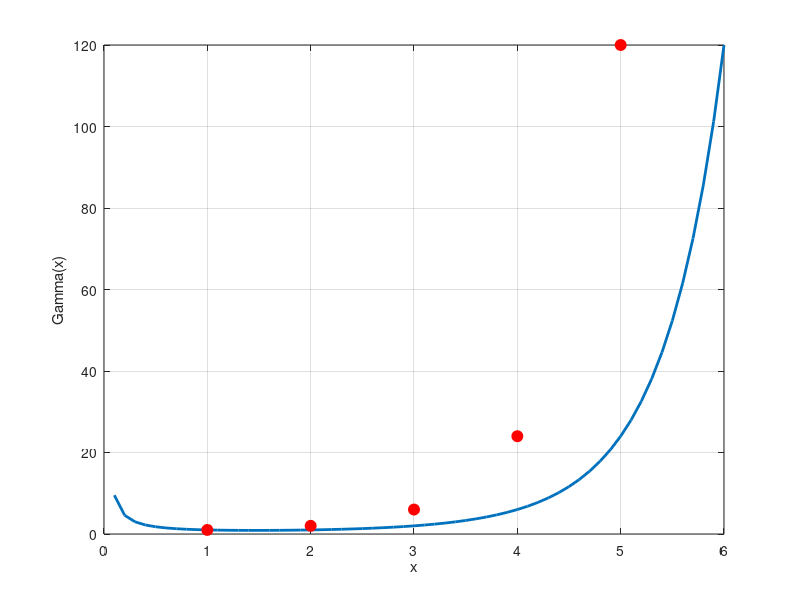

MATLAB code for this plot:
x = 0.1:0.1:6;

y_gamma = gamma(x);

figure;
plot(x, y_gamma, 'LineWidth', 2, 'DisplayName', 'Fungsi Gamma');

xlabel('x');
ylabel('Gamma(x)');
hold on;

faktorial_x = 1:5;
faktorial_y = factorial(faktorial_x);

plot(faktorial_x, faktorial_y, 'ro', 'MarkerSize', 8, 'MarkerFaceColor', 'r', 'DisplayName', 'Faktorial');

grid on;
hold off;
